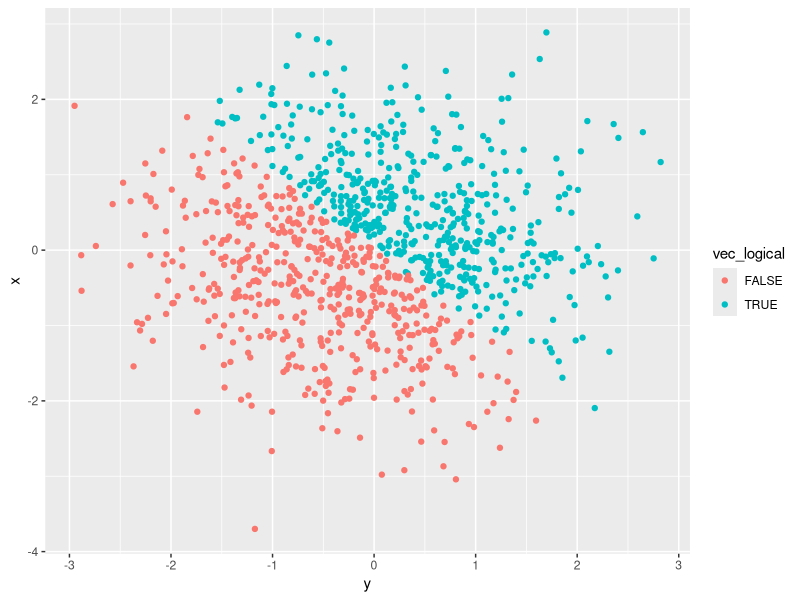
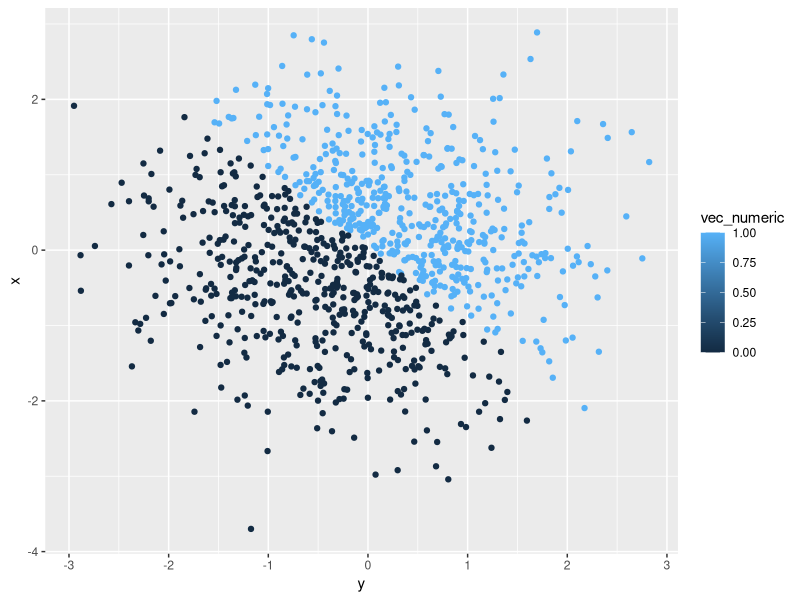
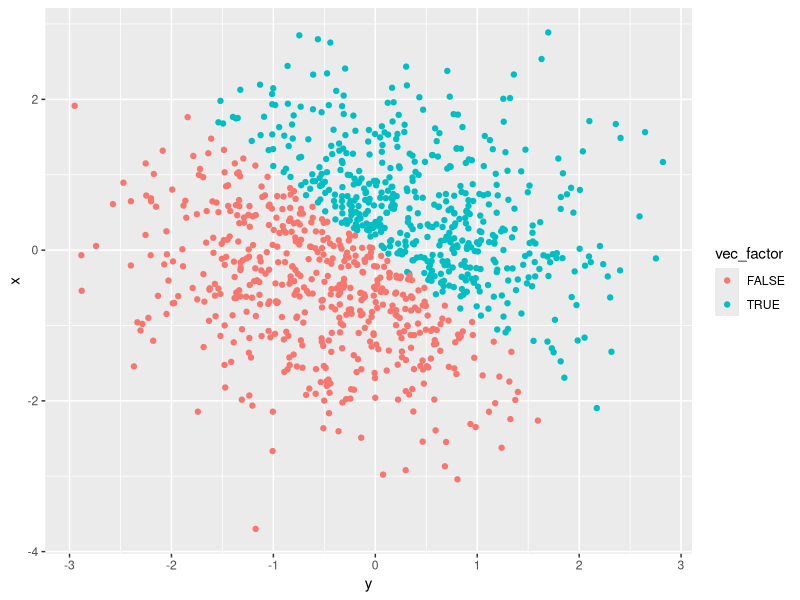

R code for these plots, in order:
## ---- chunk 1
knitr::opts_chunk$set(echo = TRUE)

library(tidyverse)
## ---- chunk 2
Problem1_df = tibble(
  x = runif(10, min=0, max=5), 
  vec_numeric = c(x>2),
  vec_char = c("Giraffe", "Elephant", "Lion", "Wolf", "Dolphin", "Ant", "Dog", 
               "Tiger", "Bird", "Fish" ),
  vec_logical = c(TRUE, TRUE, FALSE, FALSE, FALSE, TRUE, FALSE, FALSE, TRUE, 
                  FALSE),
  vec_factor = factor(c("African descent", "White", "Asian", "Native American", 
                        "Virgin Islander", "St. Thomian", "St. Johnian", "Crucian", 
                        "Floridian", "Atlantian"))
  )
## ---- chunk 3
# Taking mean of x variable

mean(Problem1_df$x)

# This works because it is numeric variable. 
#The mean of x equals 2.136482.
## ---- chunk 4
# Taking mean of vec_numeric

mean(Problem1_df$vec_numeric)

# Taking the mean of this equals 0.3. 
#Therefore, this works.
## ---- chunk 5
# Taking mean of vec_char

mean(Problem1_df$vec_char)

# This code does not work. 
#Error message says that "this argument is not numeric or logical".
## ---- chunk 6
# Taking mean of vec_logical

mean(Problem1_df$vec_logical)

# This code does output a value for the mean of the logical vector.
# The mean of this vector equals 0.4.
## ---- chunk 7
# Taking the mean of vec_factor

mean(Problem1_df$vec_factor)

#This code does not work becasue th vector is not numeric or logical.
## ---- chunk 8
## 1st code chunk
# Using the as.numeric function to the logical, character and factor vectors.

as.numeric(Problem1_df$vec_logical)

as.numeric(Problem1_df$vec_char)

as.numeric(Problem1_df$vec_factor)

# When this function was used on the logical and factor vectors, numeric values
# were created.
# With the character vector, it could not be applied (NA).

## ---- chunk 9
# 2nd code chunk
# Converting character variable from character to factor to numeric

## Created a new variable named 'Factor' that is the end product of converting
# the character vector to the factor vector.

Factor = as.factor(Problem1_df$vec_char)

#Converted the Factor variable to a numeric vector.

as.numeric(Factor)


## Converting factor variable from factor to character to numeric

Character = as.character(Problem1_df$vec_factor)

as.numeric(Character)

# In the first portion of the code chunk, the character vector was converted
# from a character to a factor and lastly to a numeric vector. This vector was
# converted successfully into the factor the numeric vectors. 

# Conversion of the factor vector to the character vector was successsful. 
# However, converting that new vector *Character) into a numeric vector was
# not successful. An error message showed.
## ---- chunk 10
# Created data frame for Problem 2
x = rnorm(1000)
y = rnorm(1000)
vec_logical = c(x + y > 0)

Problem2_df = tibble(
  x,
  y,
  vec_logical)

vec_numeric = as.numeric(Problem2_df$vec_logical)
vec_factor = as.factor(Problem2_df$vec_logical)

mean(x)
median(x)
dim(x)
## ---- chunk 11
# Making scatter plots for logical, numeric and factor vectors, respectively.

ggplot(Problem2_df, aes(x = y, y = x)) + geom_point(aes(color = vec_logical))

ggplot(Problem2_df, aes(x = y, y = x)) + geom_point(aes(color = vec_numeric))

ggplot(Problem2_df, aes(x = y, y = x)) + geom_point(aes(color = vec_factor))
